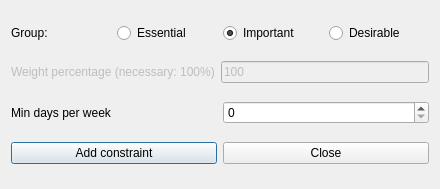
<?xml version="1.0" encoding="UTF-8"?>
<ui version="4.0">
 <class>AddConstraintTeachersMinDaysPerWeekForm_template</class>
 <widget class="QDialog" name="AddConstraintTeachersMinDaysPerWeekForm_template">
  <property name="geometry">
   <rect>
    <x>0</x>
    <y>0</y>
    <width>440</width>
    <height>189</height>
   </rect>
  </property>
  <property name="windowTitle">
   <string extracomment="This is the title of the dialog to add a new constraint of this type">Add teachers min days per week</string>
  </property>
  <layout class="QVBoxLayout" name="verticalLayout">
   <item>
    <layout class="QHBoxLayout" name="horizontalLayout_4">
     <item>
      <widget class="QLabel" name="groupTextLabel">
       <property name="text">
        <string>Group:</string>
       </property>
      </widget>
     </item>
     <item>
      <widget class="QRadioButton" name="essentialRadioButton">
       <property name="text">
        <string>Essential</string>
       </property>
      </widget>
     </item>
     <item>
      <widget class="QRadioButton" name="importantRadioButton">
       <property name="text">
        <string>Important</string>
       </property>
       <property name="checked">
        <bool>true</bool>
       </property>
      </widget>
     </item>
     <item>
      <widget class="QRadioButton" name="desirableRadioButton">
       <property name="text">
        <string>Desirable</string>
       </property>
      </widget>
     </item>
    </layout>
   </item>
   <item>
    <layout class="QHBoxLayout" name="horizontalLayout">
     <item>
      <widget class="QLabel" name="weightTextLabel">
       <property name="enabled">
        <bool>false</bool>
       </property>
       <property name="frameShape">
        <enum>QFrame::NoFrame</enum>
       </property>
       <property name="frameShadow">
        <enum>QFrame::Plain</enum>
       </property>
       <property name="text">
        <string>Weight percentage (necessary: 100%)</string>
       </property>
       <property name="wordWrap">
        <bool>false</bool>
       </property>
      </widget>
     </item>
     <item>
      <widget class="QLineEdit" name="weightLineEdit">
       <property name="enabled">
        <bool>false</bool>
       </property>
       <property name="text">
        <string notr="true">100</string>
       </property>
      </widget>
     </item>
    </layout>
   </item>
   <item>
    <layout class="QHBoxLayout" name="horizontalLayout_2">
     <item>
      <widget class="QLabel" name="minDaysTextLabel">
       <property name="frameShape">
        <enum>QFrame::NoFrame</enum>
       </property>
       <property name="frameShadow">
        <enum>QFrame::Plain</enum>
       </property>
       <property name="text">
        <string>Min days per week</string>
       </property>
       <property name="wordWrap">
        <bool>false</bool>
       </property>
      </widget>
     </item>
     <item>
      <widget class="QSpinBox" name="minDaysSpinBox"/>
     </item>
    </layout>
   </item>
   <item>
    <layout class="QHBoxLayout" name="horizontalLayout_3">
     <item>
      <widget class="QPushButton" name="addConstraintPushButton">
       <property name="text">
        <string>Add constraint</string>
       </property>
      </widget>
     </item>
     <item>
      <widget class="QPushButton" name="closePushButton">
       <property name="text">
        <string>Close</string>
       </property>
      </widget>
     </item>
    </layout>
   </item>
  </layout>
 </widget>
 <layoutdefault spacing="6" margin="11"/>
 <resources/>
 <connections/>
</ui>
